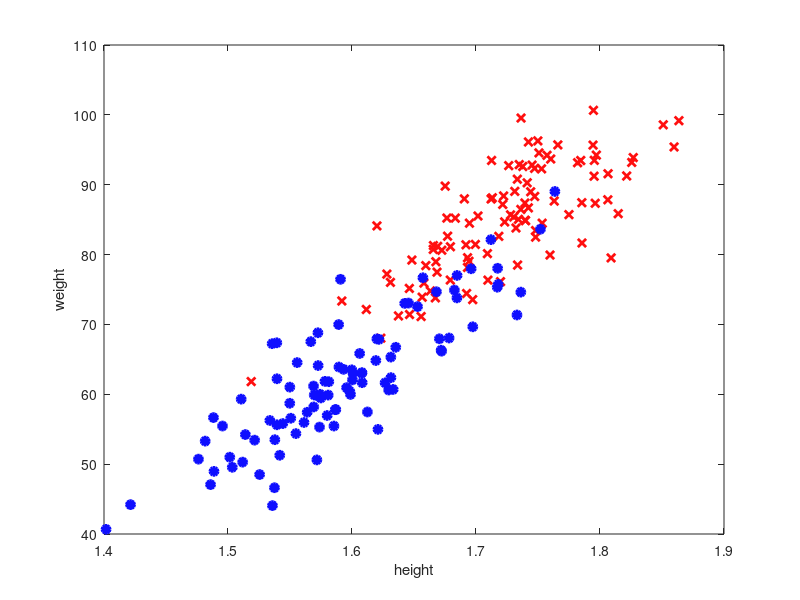

Recreate this plot in MATLAB. (Note: this script raises an error after producing the figure.)
close all
clear
clc

% Load data
load('height_weight_gender.mat');
height = height * 0.025;
weight = weight * 0.454;
y = gender;
X = [height(:)  weight(:)];
% randomly permute data
N = length(y);
idx = randperm(N);
y = y(idx);
X = X(idx,:);
% subsample
y = y(1:200);
X = X(1:200,:);

% Plot the data
males = [];
females = [];
for i=1:length(y)
    if y(i)==true
        males = [males, i];
    else
        females = [females, i];
    end
end

figure()
myBlue = [0.06 0.06 1];
myRed = [1 0.06 0.06];
plot(X(males,1), X(males,2),'xr','color',myRed,'linewidth', ...
    2, 'markerfacecolor', myRed);
hold on
plot(X(females,1), X(females,2),'or','color', ...
    myBlue,'linewidth', 2, 'markerfacecolor', myBlue);
xlabel('height');
ylabel('weight');


% create a 2?D meshgrid of values of heights and weights
h = [min(X(:,1)):.01:max(X(:,1))];
w = [min(X(:,2)):1:max(X(:,2))];
[hx, wx] = meshgrid(h,w);
% predict for each pair, i.e. create tX for each [hx,wx]
% and then predict the value. After that you should
% reshape `pred` so that you can use `contourf`.
% For this you need to understand how `meshgrid` works.

degree = 1;
tXTr = [ones(length(y), 1) X];
beta = leastSquares(y,tXTr);

for i=1:size(hx,1)
    for j=1:size(hx,2)
        pred(i,j) = beta(1)+beta(2)*hx(i,j)+beta(3)*wx(i,j);
    end
end

% plot the decision surface
figure()
contourf(hx, wx, pred, 1);
% plot indiviual data points
hold on
myBlue = [0.06 0.06 1];
myRed = [1 0.06 0.06];
plot(X(males,1), X(males,2),'x','color',myRed,'linewidth', ...
    2, 'markerfacecolor', myRed);
hold on
plot(X(females,1), X(females,2),'o','color', ...
    myBlue,'linewidth', 2, 'markerfacecolor', myBlue);
xlabel('height');
ylabel('weight');
xlim([min(h) max(h)]);
ylim([min(w) max(w)]);
grid on;